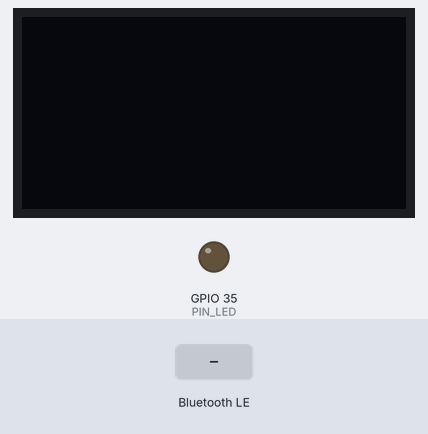
This sketch was run on a simulated ESP32. Shown: 128×64 one-colour display, output pins drawn as LEDs (lit = HIGH). The test bench sets the inputs (shaded band). Nothing arrives over Bluetooth unless stated; a phone connects over Bluetooth LE 3 s after start; what the sketch prints to the serial monitor is not drawn.

Above: at 1.3 s.
1.4 s: Bluetooth LE write "1" received
4.4 s: Bluetooth LE write "0" received
At 5.6 s:
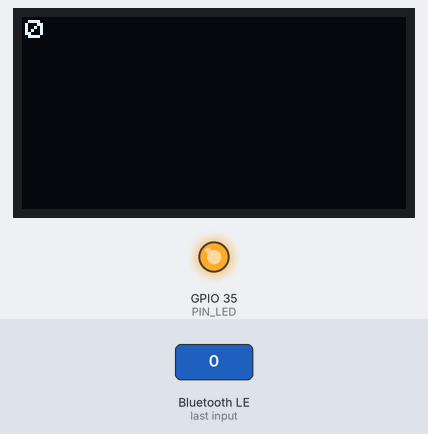
5.9 s: Bluetooth LE write "2" received
At 6.9 s:
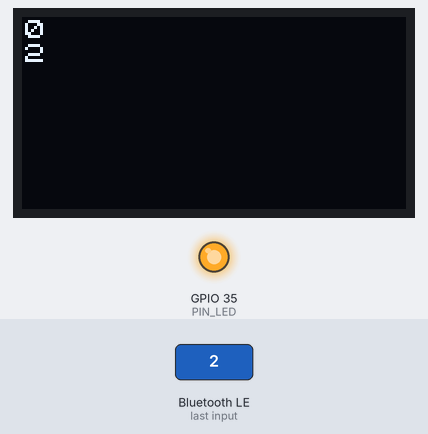
Timing chart, 0 to 8.9 s (numbered marks = the images above; inputs shaded):
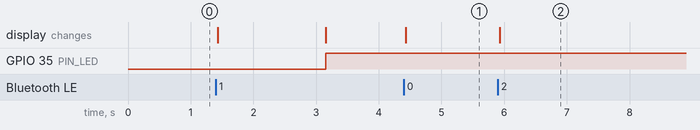

The sketch:

BTDemo_ESP32.ino
```cpp
#include "WiFi.h"
#include "BLE2902.h"
#include <U8x8lib.h>
#include <BLEDevice.h>
#include <BLEUtils.h>
#include <BLEServer.h>
#include <Preferences.h>

#define STR_DATA_LEN 200
#define PIN_LED 35
#define SERVICE_UUID "4fafc201-1fb5-459e-8fcc-c5c9c331914b"
#define CHARACTERISTIC_UUID "beb5483e-36e1-4688-b7f5-ea07361b26a8"

Preferences preferences;
char strData[STR_DATA_LEN];
char strDataRead[STR_DATA_LEN];
bool deviceConnected = false;
bool oldDeviceConnected = false;
bool notifyEnable = false;
int lineCounter = 0;
int notifyCounter = 0;
U8X8_SSD1306_128X64_NONAME_SW_I2C u8x8(/* clock=*/18, /* data=*/17, /* reset=*/21);
BLEServer *pServer;
BLECharacteristic *pCharacteristic;

void writeLineOnScreen(const char *s) {
  if (lineCounter >= u8x8.getRows()) {
    lineCounter = 0;
    u8x8.clearDisplay();
  }
  u8x8.drawString(0, lineCounter, s);
  lineCounter++;
}

void resetScreen() {
  u8x8.clearDisplay();
  lineCounter = 0;
}

void digestCommand() {

}

class MyServerCallbacks : public BLEServerCallbacks {
  void onConnect(BLEServer *pServer) {
    deviceConnected = true;
    Serial.println("Device CONNECTED");
    resetScreen();
    // writeLineOnScreen("CONNECTED");
  };

  void onDisconnect(BLEServer *pServer) {
    deviceConnected = false;
    Serial.println("Device DISCONNECTED");
    // writeLineOnScreen("DISCONNECTED");
  };
};

class MyCallbacks : public BLECharacteristicCallbacks {
  void onWrite(BLECharacteristic *pCharacteristic) {
    String val = pCharacteristic->getValue();
    if (val.length() > 0) {
      Serial.print("onWrite: ");
      for (int i = 0; i < val.length(); i++)
        Serial.print(val[i]);
      Serial.println();
      memset(strData, '\0', STR_DATA_LEN);
      strncpy(strData, val.c_str(), STR_DATA_LEN);
      writeLineOnScreen(val.c_str());


      // // Check for notification enable
      // if (val == "NOTIFY_ON") {
      //   notifyEnable = true;
      // } else if (val == "NOTIFY_OFF") {
      //   notifyEnable = false;
      // } else {
      //   // Saving received value for the read
      //   memset(strData, '\0', STR_DATA_LEN);
      //   strncpy(strData, val.c_str(), STR_DATA_LEN);
      // }
      // preferences.putString("strData", strData); // This saves data (not used)
    }
  }

  void onRead(BLECharacteristic *pCharacteristic) {
    sprintf(strDataRead, "%s_READ_BACK", strData);
    pCharacteristic->setValue((uint8_t *)strDataRead, strlen(strDataRead));
    writeLineOnScreen("READ");
  }

  void onNotify(BLECharacteristic *pCharacteristic) {
    String val = pCharacteristic->getValue();
    Serial.println("onNotify");
    for (int i = 0; i < val.length(); i++)
      Serial.print(val[i]);
    Serial.println();
  }
};


void setup() {
  pinMode(PIN_LED, OUTPUT);
  Serial.begin(115200);
  Serial.println("SETUP START");

  // preferences.begin("my-app", false);
  u8x8.begin();
  u8x8.setFont(u8x8_font_chroma48medium8_r);
  memset(strData, '\0', STR_DATA_LEN);
  memset(strDataRead, '\0', STR_DATA_LEN);
  // preferences.getString("strData", strData, STR_DATA_LEN);
  // u8x8.drawString(0, 4, strData);
  // Serial.println(strData);
  // Set WiFi to station mode and disconnect from an AP if it was previously connected
  WiFi.mode(WIFI_OFF);
  WiFi.disconnect();
  delay(100);


  BLEDevice::init("T-VBNFZAGZEXOJSIRO");
  pServer = BLEDevice::createServer();
  pServer->setCallbacks(new MyServerCallbacks());

  BLEService *pService = pServer->createService(SERVICE_UUID);

  pCharacteristic = pService->createCharacteristic(
    CHARACTERISTIC_UUID,
    BLECharacteristic::PROPERTY_READ
      | BLECharacteristic::PROPERTY_WRITE
      | BLECharacteristic::PROPERTY_NOTIFY);
  // | BLECharacteristic::PROPERTY_INDICATE

  // Add descriptor to enable notifications
  BLE2902 *p2902 = new BLE2902();
  p2902->setNotifications(true);
  pCharacteristic->addDescriptor(p2902);

  pCharacteristic->setCallbacks(new MyCallbacks());

  pCharacteristic->setValue("Hello World");
  pService->start();

  // BLEAdvertising *pAdvertising = pServer->getAdvertising();
  // pAdvertising->start();
  pServer->startAdvertising();


  Serial.println("SETUP END");
}


void loop() {
  // notify changed value
  if (deviceConnected && notifyEnable) {
    sprintf(strDataRead, "%s_N_%i", strData, notifyCounter);
    pCharacteristic->setValue((uint8_t *)&strDataRead, strlen(strDataRead));
    pCharacteristic->notify();
    delay(1000);
    writeLineOnScreen(strDataRead);
  }
  // disconnecting
  if (!deviceConnected && oldDeviceConnected) {
    delay(500);                   // give the bluetooth stack the chance to get things ready
    pServer->startAdvertising();  // restart advertising
    Serial.println("start advertising");
    oldDeviceConnected = deviceConnected;
  }
  // connecting
  if (deviceConnected && !oldDeviceConnected) {
    // do stuff here on connecting
    oldDeviceConnected = deviceConnected;
  }

  digitalWrite(PIN_LED, deviceConnected);
}


// static void doSomeWork() {
//   // int n = WiFi.scanNetworks();

//   // if (n == 0) {
//   //   u8x8.drawString(0, 0, "Searching networks.");
//   // } else {
//   //   u8x8.drawString(0, 0, "Networks found: ");
//   //   for (int i = 0; i < n; ++i) {
//   //     // Print SSID for each network found
//   //     char currentSSID[64];
//   //     WiFi.SSID(i).toCharArray(currentSSID, 64);
//   //     u8x8.drawString(0, i + 1, currentSSID);
//   //   }
//   // }

//   // Wait a bit before scanning again
//   delay(5000);
//   digitalWrite(PIN_LED, !digitalRead(PIN_LED));
// }
```

Measured:
- after the input at 4.4 s, the display: changes at once (image 1)
- after the input at 5.9 s, the display: changes at once (image 2)
